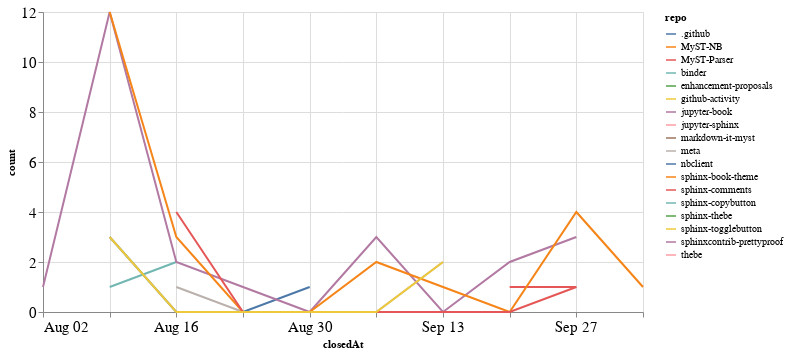

The code cell stored with this chart in its notebook:
### Code cell
closed_by_time = closed_by.groupby('repo').resample('W', on='closedAt').count()['author'].reset_index()
closed_by_time = closed_by_time.rename(columns={'author': 'count'})

alt.Chart(closed_by_time, width=600).mark_line().encode(
    x='closedAt',
    y='count',
    color='repo',
    tooltip="repo"
)

### Figure 1 — Vega-Lite specification as saved in the notebook (floating-point values rounded to 4 significant figures)
{"config": {"axisLeft": {"labelFontSize": 15}, "axisBottom": {"labelFontSize": 15}}, "data": {"name": "data-3713ab19ac5f040e22b52a2b26fd76b5"}, "mark": "line", "encoding": {"color": {"type": "nominal", "field": "repo"}, "tooltip": {"type": "nominal", "field": "repo"}, "x": {"type": "temporal", "field": "closedAt"}, "y": {"type": "quantitative", "field": "count"}}, "width": 600, "$schema": "https://vega.github.io/schema/vega-lite/v4.8.1.json", "datasets": {"data-3713ab19ac5f040e22b52a2b26fd76b5": [{"repo": ".github", "closedAt": "2020-08-09T00:00:00", "count": 3}, {"repo": ".github", "closedAt": "2020-08-16T00:00:00", "count": 0}, {"repo": ".github", "closedAt": "2020-08-23T00:00:00", "count": 0}, {"repo": ".github", "closedAt": "2020-08-30T00:00:00", "count": 1}, {"repo": "MyST-NB", "closedAt": "2020-09-06T00:00:00", "count": 1}, {"repo": "MyST-Parser", "closedAt": "2020-09-20T00:00:00", "count": 1}, {"repo": "MyST-Parser", "closedAt": "2020-09-27T00:00:00", "count": 1}, {"repo": "binder", "closedAt": "2020-08-09T00:00:00", "count": 1}, {"repo": "binder", "closedAt": "2020-08-16T00:00:00", "count": 2}, {"repo": "enhancement-proposals", "closedAt": "2020-08-30T00:00:00", "count": 1}, {"repo": "github-activity", "closedAt": "2020-08-09T00:00:00", "count": 2}, {"repo": "jupyter-book", "closedAt": "2020-08-02T00:00:00", "count": 1}, {"repo": "jupyter-book", "closedAt": "2020-08-09T00:00:00", "count": 12}, {"repo": "jupyter-book", "closedAt": "2020-08-16T00:00:00", "count": 2}, {"repo": "jupyter-book", "closedAt": "2020-08-23T00:00:00", "count": 1}, {"repo": "jupyter-book", "closedAt": "2020-08-30T00:00:00", "count": 0}, {"repo": "jupyter-book", "closedAt": "2020-09-06T00:00:00", "count": 3}, {"repo": "jupyter-book", "closedAt": "2020-09-13T00:00:00", "count": 0}, {"repo": "jupyter-book", "closedAt": "2020-09-20T00:00:00", "count": 2}, {"repo": "jupyter-book", "closedAt": "2020-09-27T00:00:00", "count": 3}, {"repo": "jupyter-sphinx", "closedAt": "2020-09-27T00:00:00", "count": 1}, {"repo": "markdown-it-myst", "closedAt": "2020-08-09T00:00:00", "count": 1}, {"repo": "meta", "closedAt": "2020-08-16T00:00:00", "count": 1}, {"repo": "meta", "closedAt": "2020-08-23T00:00:00", "count": 0}, {"repo": "meta", "closedAt": "2020-08-30T00:00:00", "count": 0}, {"repo": "meta", "closedAt": "2020-09-06T00:00:00", "count": 0}, {"repo": "meta", "closedAt": "2020-09-13T00:00:00", "count": 2}, {"repo": "nbclient", "closedAt": "2020-09-13T00:00:00", "count": 1}, {"repo": "sphinx-book-theme", "closedAt": "2020-08-09T00:00:00", "count": 12}, {"repo": "sphinx-book-theme", "closedAt": "2020-08-16T00:00:00", "count": 3}, {"repo": "sphinx-book-theme", "closedAt": "2020-08-23T00:00:00", "count": 0}, {"repo": "sphinx-book-theme", "closedAt": "2020-08-30T00:00:00", "count": 0}, {"repo": "sphinx-book-theme", "closedAt": "2020-09-06T00:00:00", "count": 2}, {"repo": "sphinx-book-theme", "closedAt": "2020-09-13T00:00:00", "count": 1}, {"repo": "sphinx-book-theme", "closedAt": "2020-09-20T00:00:00", "count": 0}, {"repo": "sphinx-book-theme", "closedAt": "2020-09-27T00:00:00", "count": 4}, {"repo": "sphinx-book-theme", "closedAt": "2020-10-04T00:00:00", "count": 1}, {"repo": "sphinx-comments", "closedAt": "2020-08-16T00:00:00", "count": 4}, {"repo": "sphinx-comments", "closedAt": "2020-08-23T00:00:00", "count": 0}, {"repo": "sphinx-comments", "closedAt": "2020-08-30T00:00:00", "count": 0}, {"repo": "sphinx-comments", "closedAt": "2020-09-06T00:00:00", "count": 0}, {"repo": "sphinx-comments", "closedAt": "2020-09-13T00:00:00", "count": 0}, {"repo": "sphinx-comments", "closedAt": "2020-09-20T00:00:00", "count": 0}, {"repo": "sphinx-comments", "closedAt": "2020-09-27T00:00:00", "count": 1}, {"repo": "sphinx-copybutton", "closedAt": "2020-09-27T00:00:00", "count": 1}, {"repo": "sphinx-thebe", "closedAt": "2020-08-16T00:00:00", "count": 1}, {"repo": "sphinx-togglebutton", "closedAt": "2020-08-09T00:00:00", "count": 3}, {"repo": "sphinx-togglebutton", "closedAt": "2020-08-16T00:00:00", "count": 0}, {"repo": "sphinx-togglebutton", "closedAt": "2020-08-23T00:00:00", "count": 0}, {"repo": "sphinx-togglebutton", "closedAt": "2020-08-30T00:00:00", "count": 0}, {"repo": "sphinx-togglebutton", "closedAt": "2020-09-06T00:00:00", "count": 0}, {"repo": "sphinx-togglebutton", "closedAt": "2020-09-13T00:00:00", "count": 2}, {"repo": "sphinxcontrib-prettyproof", "closedAt": "2020-09-27T00:00:00", "count": 1}, {"repo": "thebe", "closedAt": "2020-08-16T00:00:00", "count": 1}]}}
